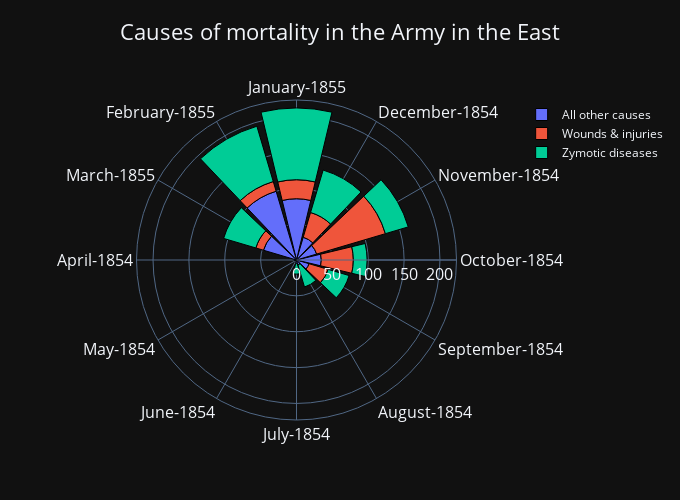
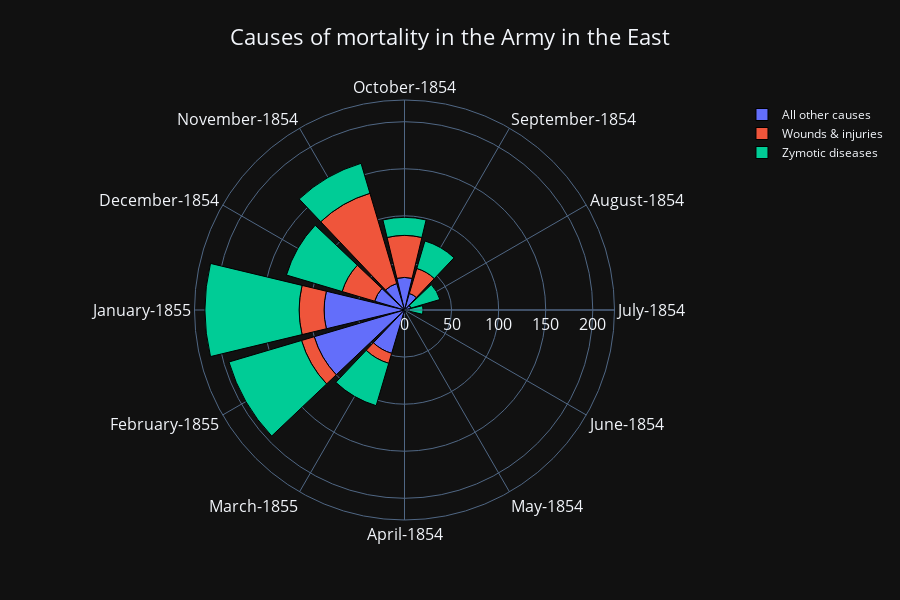

These figures' notebook cell, in order:
### Code cell
import plotly.graph_objects as go

fig = go.Figure()

fig.add_trace(go.Barpolar(
    r=data1['All other causes per 1000'],
    name='All other causes',
    marker_line_color="black",
    marker_line_width=1,
    theta = ['April-1854','May-1854','June-1854','July-1854','August-1854','September-1854','October-1854','November-1854','December-1854', 'January-1855', 'February-1855','March-1855'],
))

fig.add_trace(go.Barpolar(
    r=data1['Wounds & injuries per 1000'],
    name='Wounds & injuries',
    marker_line_color="black",
    marker_line_width=1,
    theta = ['April-1854','May-1854','June-1854','July-1854','August-1854','September-1854','October-1854','November-1854','December-1854', 'January-1855', 'February-1855','March-1855'],
))

fig.add_trace(go.Barpolar(
    r=data1['Zymotic diseases per 1000'],
    name='Zymotic diseases',
    marker_line_color="black",
    marker_line_width=1,
    theta = ['April-1854','May-1854','June-1854','July-1854','August-1854','September-1854','October-1854','November-1854','December-1854', 'January-1855', 'February-1855','March-1855'],
))

fig.update_traces(text=['April-1854','May-1854','June-1854','July-1854','August-1854','September-1854','October-1854','November-1854','December-1854', 'January-1855', 'February-1855','March-1855'])
fig.update_layout(
     title={
        'text': "Causes of mortality in the Army in the East",
        'y':0.95,
        'x':0.5,
        'xanchor': 'center',
        'yanchor': 'top'},
    font_size=16,
    legend_font_size=12,
    polar_angularaxis_rotation=180,
    showlegend= True, 
    orientation= 90,
    template="plotly_dark",
    width=680, height=500,
)
fig.show()


import plotly.graph_objects as go

fig = go.Figure()

fig.add_trace(go.Barpolar(
    r=data1['All other causes per 1000'],
    name='All other causes',
    marker_line_color="black",
    marker_line_width=1,
    theta = ['April-1854','May-1854','June-1854','July-1854','August-1854','September-1854','October-1854','November-1854','December-1854', 'January-1855', 'February-1855','March-1855'],
))
fig.add_trace(go.Barpolar(
    r=data1['Wounds & injuries per 1000'],
    name='Wounds & injuries',
    marker_line_color="black",
    marker_line_width=1,
    theta = ['April-1854','May-1854','June-1854','July-1854','August-1854','September-1854','October-1854','November-1854','December-1854', 'January-1855', 'February-1855','March-1855'],
))
fig.add_trace(go.Barpolar(
    r=data1['Zymotic diseases per 1000'],
    name='Zymotic diseases',
    marker_line_color="black",
    marker_line_width=1,
    theta = ['April-1854','May-1854','June-1854','July-1854','August-1854','September-1854','October-1854','November-1854','December-1854', 'January-1855', 'February-1855','March-1855'],
))

fig.update_traces(text=['April-1854','May-1854','June-1854','July-1854','August-1854','September-1854','October-1854','November-1854','December-1854', 'January-1855', 'February-1855','March-1855'])
fig.update_layout(
    title={
        'text': "Causes of mortality in the Army in the East",
        'y':0.95,
        'x':0.5,
        'xanchor': 'center',
        'yanchor': 'top',
        },
    font_size=16,
    legend_font_size=12,
    polar_angularaxis_rotation=270,
    showlegend= True, 
    orientation= 90,
    template="plotly_dark",
    width=900, height=600,
)
fig.show()

### Figure 1 — Plotly figure (JSON) as saved in the notebook; plotly's stock layout.template omitted (floating-point values rounded to 4 significant figures)
{"data": [{"marker": {"line": {"color": "black", "width": 1}}, "name": "All other causes", "r": [3.27, 1.526, 0, 5.16, 6.831, 18.31, 34.59, 29.29, 33.07, 85.39, 100, 48.04], "text": ["April-1854", "May-1854", "June-1854", "July-1854", "August-1854", "September-1854", "October-1854", "November-1854", "December-1854", "January-1855", "February-1855", "March-1855"], "theta": ["April-1854", "May-1854", "June-1854", "July-1854", "August-1854", "September-1854", "October-1854", "November-1854", "December-1854", "January-1855", "February-1855", "March-1855"], "type": "barpolar"}, {"marker": {"line": {"color": "black", "width": 1}}, "name": "Wounds & injuries", "r": [0, 0, 0, 0, 0.3454, 27.72, 44.65, 100, 36.01, 26.51, 14.08, 11.05], "text": ["April-1854", "May-1854", "June-1854", "July-1854", "August-1854", "September-1854", "October-1854", "November-1854", "December-1854", "January-1855", "February-1855", "March-1855"], "theta": ["April-1854", "May-1854", "June-1854", "July-1854", "August-1854", "September-1854", "October-1854", "November-1854", "December-1854", "January-1855", "February-1855", "March-1855"], "type": "barpolar"}, {"marker": {"line": {"color": "black", "width": 1}}, "name": "Zymotic diseases", "r": [0, 0.4699, 0.3231, 14.55, 32.02, 30.43, 19.15, 33.21, 61.69, 100, 80.42, 46.89], "text": ["April-1854", "May-1854", "June-1854", "July-1854", "August-1854", "September-1854", "October-1854", "November-1854", "December-1854", "January-1855", "February-1855", "March-1855"], "theta": ["April-1854", "May-1854", "June-1854", "July-1854", "August-1854", "September-1854", "October-1854", "November-1854", "December-1854", "January-1855", "February-1855", "March-1855"], "type": "barpolar"}], "layout": {"font": {"size": 16}, "height": 500, "legend": {"font": {"size": 12}}, "orientation": 90, "polar": {"angularaxis": {"rotation": -180}}, "showlegend": true, "title": {"text": "Causes of mortality in the Army in the East", "x": 0.5, "xanchor": "center", "y": 0.95, "yanchor": "top"}, "width": 680}}

### Figure 2 — Plotly figure (JSON) as saved in the notebook; plotly's stock layout.template omitted (floating-point values rounded to 4 significant figures)
{"data": [{"marker": {"line": {"color": "black", "width": 1}}, "name": "All other causes", "r": [3.27, 1.526, 0, 5.16, 6.831, 18.31, 34.59, 29.29, 33.07, 85.39, 100, 48.04], "text": ["April-1854", "May-1854", "June-1854", "July-1854", "August-1854", "September-1854", "October-1854", "November-1854", "December-1854", "January-1855", "February-1855", "March-1855"], "theta": ["April-1854", "May-1854", "June-1854", "July-1854", "August-1854", "September-1854", "October-1854", "November-1854", "December-1854", "January-1855", "February-1855", "March-1855"], "type": "barpolar"}, {"marker": {"line": {"color": "black", "width": 1}}, "name": "Wounds & injuries", "r": [0, 0, 0, 0, 0.3454, 27.72, 44.65, 100, 36.01, 26.51, 14.08, 11.05], "text": ["April-1854", "May-1854", "June-1854", "July-1854", "August-1854", "September-1854", "October-1854", "November-1854", "December-1854", "January-1855", "February-1855", "March-1855"], "theta": ["April-1854", "May-1854", "June-1854", "July-1854", "August-1854", "September-1854", "October-1854", "November-1854", "December-1854", "January-1855", "February-1855", "March-1855"], "type": "barpolar"}, {"marker": {"line": {"color": "black", "width": 1}}, "name": "Zymotic diseases", "r": [0, 0.4699, 0.3231, 14.55, 32.02, 30.43, 19.15, 33.21, 61.69, 100, 80.42, 46.89], "text": ["April-1854", "May-1854", "June-1854", "July-1854", "August-1854", "September-1854", "October-1854", "November-1854", "December-1854", "January-1855", "February-1855", "March-1855"], "theta": ["April-1854", "May-1854", "June-1854", "July-1854", "August-1854", "September-1854", "October-1854", "November-1854", "December-1854", "January-1855", "February-1855", "March-1855"], "type": "barpolar"}], "layout": {"font": {"size": 16}, "height": 600, "legend": {"font": {"size": 12}}, "orientation": 90, "polar": {"angularaxis": {"rotation": -90}}, "showlegend": true, "title": {"text": "Causes of mortality in the Army in the East", "x": 0.5, "xanchor": "center", "y": 0.95, "yanchor": "top"}, "width": 900}}
